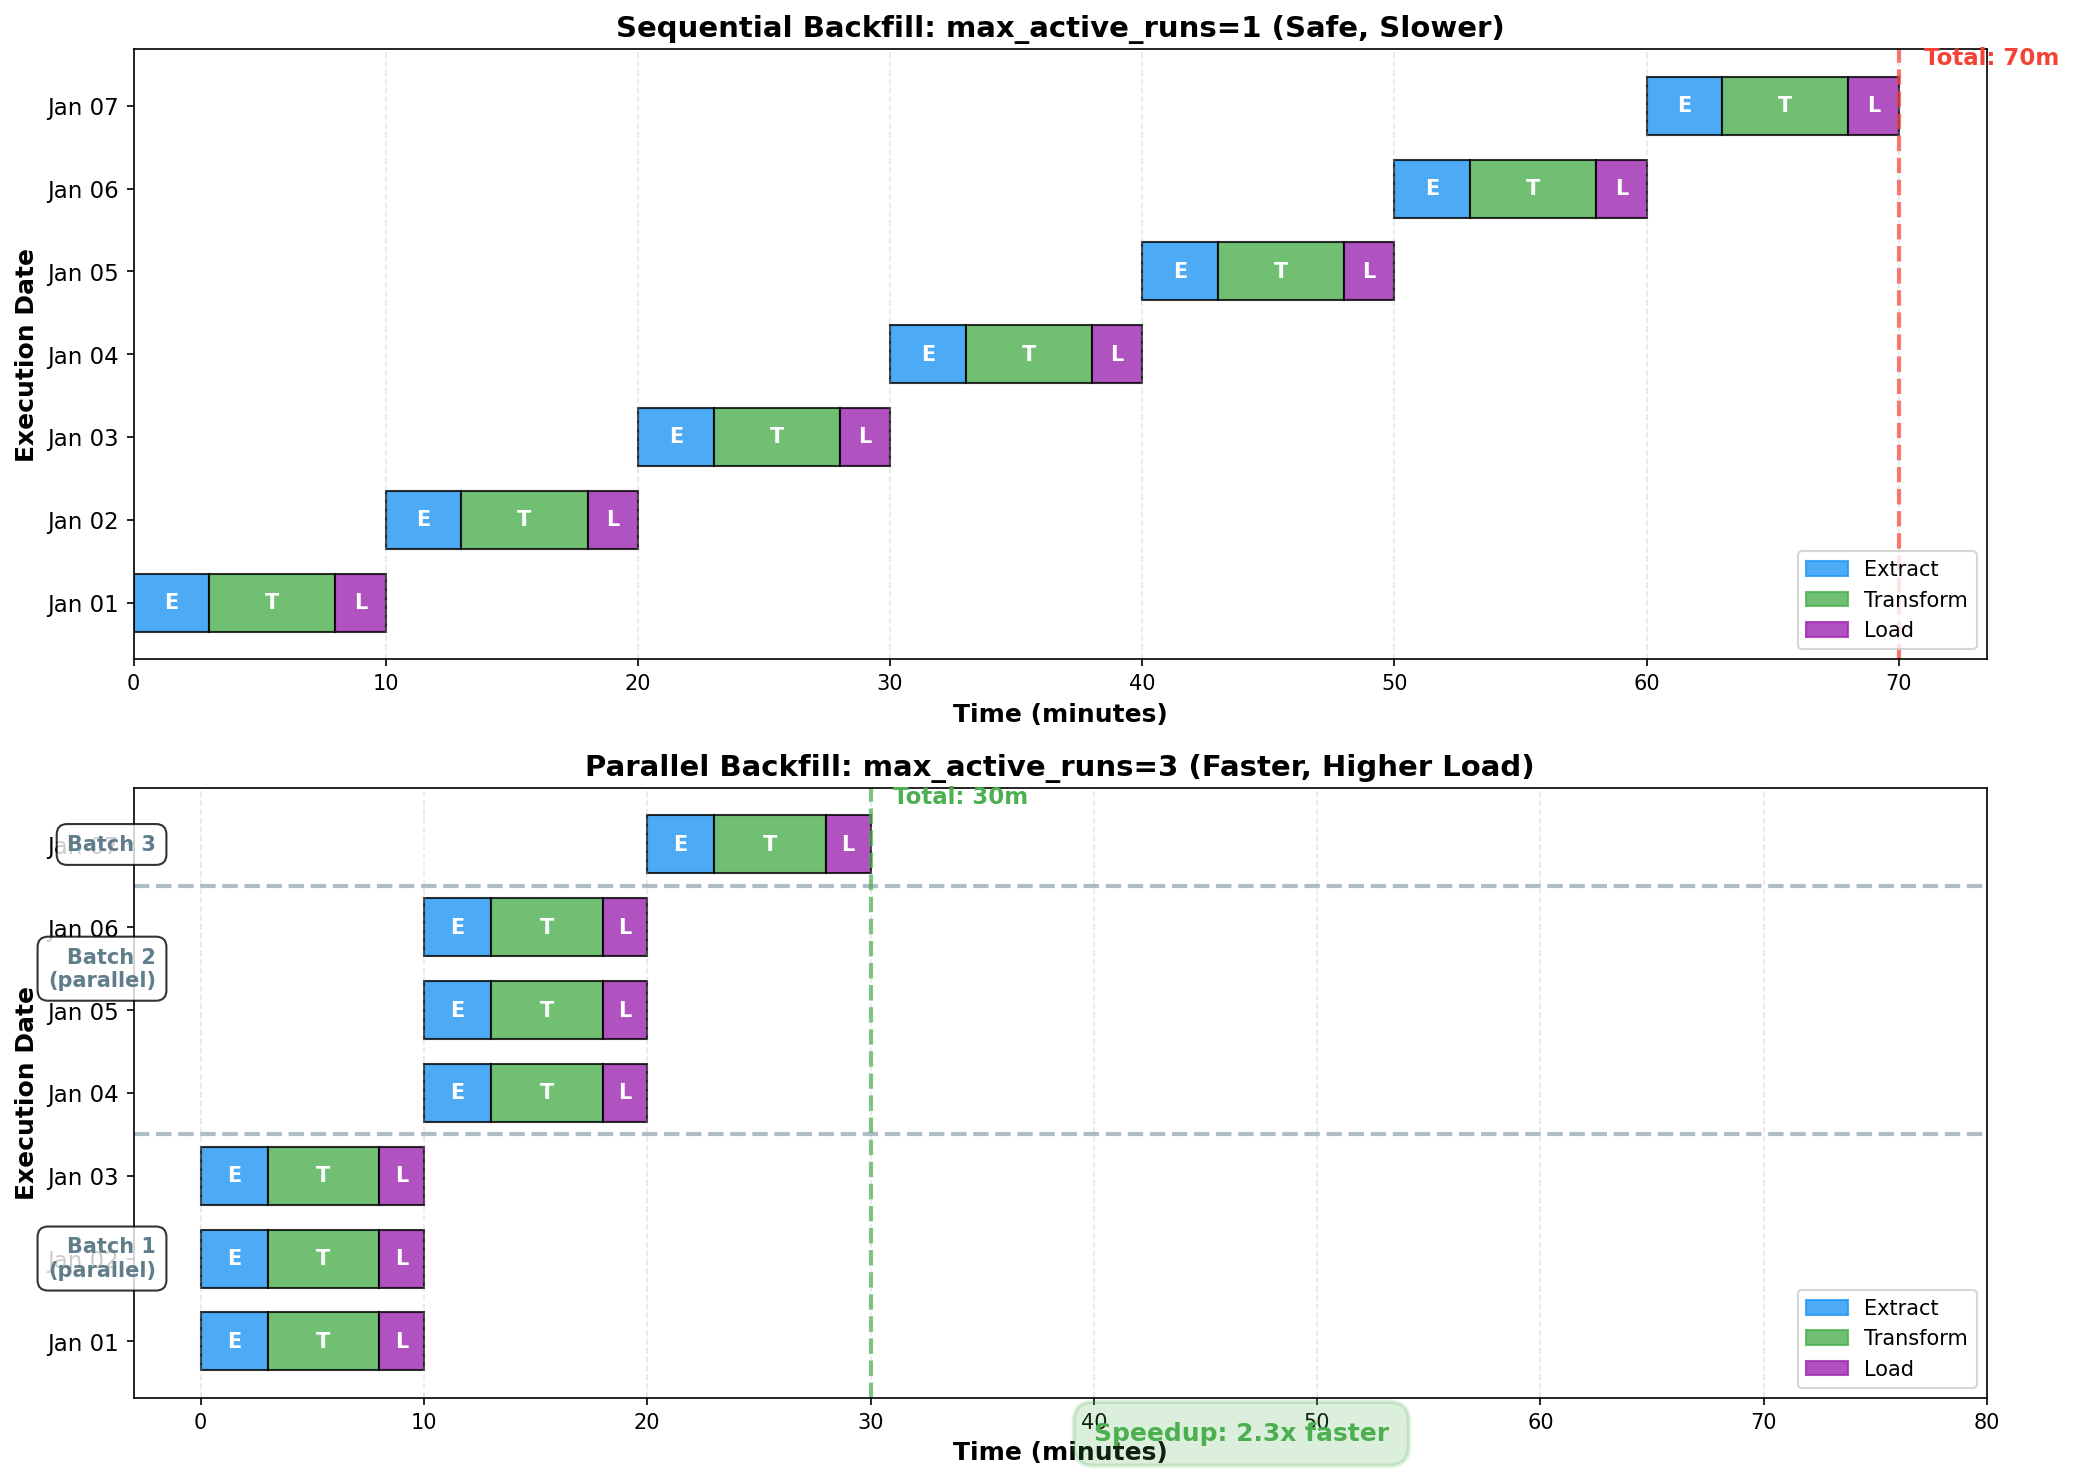

This figure's Python source:
"""
Backfill Execution Pattern
Shows how Airflow processes historical dates during backfill operations
"""
import matplotlib.pyplot as plt
import matplotlib.patches as mpatches
import numpy as np
from datetime import datetime, timedelta

# Create figure
fig, (ax1, ax2) = plt.subplots(2, 1, figsize=(14, 10))

# Color palette
blue = '#2196F3'
green = '#4CAF50'
orange = '#FF9800'
red = '#F44336'
purple = '#9C27B0'
gray = '#607D8B'

# Chart 1: Backfill execution sequence
dates = ['Jan 01', 'Jan 02', 'Jan 03', 'Jan 04', 'Jan 05', 'Jan 06', 'Jan 07']
n_dates = len(dates)

# Simulate execution timeline
execution_blocks = []
current_time = 0
for i, date in enumerate(dates):
    # Each date has extract, transform, load tasks
    extract_duration = 3
    transform_duration = 5
    load_duration = 2

    execution_blocks.append({
        'date': date,
        'extract': (current_time, extract_duration),
        'transform': (current_time + extract_duration, transform_duration),
        'load': (current_time + extract_duration + transform_duration, load_duration)
    })
    current_time += extract_duration + transform_duration + load_duration

# Plot the backfill execution
y_positions = np.arange(n_dates)
bar_height = 0.7

for i, block in enumerate(execution_blocks):
    # Extract
    start, dur = block['extract']
    ax1.barh(i, dur, left=start, height=bar_height, color=blue, alpha=0.8, edgecolor='black', linewidth=1)
    ax1.text(start + dur/2, i, 'E', ha='center', va='center', fontsize=10, fontweight='bold', color='white')

    # Transform
    start, dur = block['transform']
    ax1.barh(i, dur, left=start, height=bar_height, color=green, alpha=0.8, edgecolor='black', linewidth=1)
    ax1.text(start + dur/2, i, 'T', ha='center', va='center', fontsize=10, fontweight='bold', color='white')

    # Load
    start, dur = block['load']
    ax1.barh(i, dur, left=start, height=bar_height, color=purple, alpha=0.8, edgecolor='black', linewidth=1)
    ax1.text(start + dur/2, i, 'L', ha='center', va='center', fontsize=10, fontweight='bold', color='white')

ax1.set_yticks(y_positions)
ax1.set_yticklabels(dates, fontsize=11)
ax1.set_xlabel('Time (minutes)', fontsize=12, fontweight='bold')
ax1.set_ylabel('Execution Date', fontsize=12, fontweight='bold')
ax1.set_title('Sequential Backfill: max_active_runs=1 (Safe, Slower)', fontsize=14, fontweight='bold')
ax1.grid(axis='x', alpha=0.3, linestyle='--')

# Add total time indicator
total_time = current_time
ax1.axvline(x=total_time, color=red, linestyle='--', linewidth=2, alpha=0.7)
ax1.text(total_time + 1, n_dates - 0.5, f'Total: {total_time}m', fontsize=11, fontweight='bold', color=red)

# Legend
legend_elements = [
    mpatches.Patch(color=blue, label='Extract', alpha=0.8),
    mpatches.Patch(color=green, label='Transform', alpha=0.8),
    mpatches.Patch(color=purple, label='Load', alpha=0.8)
]
ax1.legend(handles=legend_elements, loc='lower right', fontsize=10)

# Chart 2: Parallel backfill execution
# With max_active_runs=3, multiple dates can run simultaneously
parallel_groups = [
    ['Jan 01', 'Jan 02', 'Jan 03'],
    ['Jan 04', 'Jan 05', 'Jan 06'],
    ['Jan 07']
]

y_pos_parallel = np.arange(n_dates)
current_batch_time = 0

for batch_idx, batch_dates in enumerate(parallel_groups):
    for local_idx, date in enumerate(batch_dates):
        global_idx = batch_idx * 3 + local_idx
        if global_idx >= n_dates:
            break

        # All dates in the batch start at the same time
        start_time = current_batch_time

        # Extract
        ax2.barh(global_idx, 3, left=start_time, height=bar_height, color=blue, alpha=0.8, edgecolor='black', linewidth=1)
        ax2.text(start_time + 1.5, global_idx, 'E', ha='center', va='center', fontsize=10, fontweight='bold', color='white')

        # Transform
        ax2.barh(global_idx, 5, left=start_time + 3, height=bar_height, color=green, alpha=0.8, edgecolor='black', linewidth=1)
        ax2.text(start_time + 5.5, global_idx, 'T', ha='center', va='center', fontsize=10, fontweight='bold', color='white')

        # Load
        ax2.barh(global_idx, 2, left=start_time + 8, height=bar_height, color=purple, alpha=0.8, edgecolor='black', linewidth=1)
        ax2.text(start_time + 9, global_idx, 'L', ha='center', va='center', fontsize=10, fontweight='bold', color='white')

    # Move to next batch
    current_batch_time += 10  # Duration of one complete DAG run

# Add batch boundaries
for i in [3, 6]:
    if i < n_dates:
        ax2.axhline(y=i - 0.5, color=gray, linestyle='--', linewidth=2, alpha=0.5)

# Add batch labels
ax2.text(-2, 1, 'Batch 1\n(parallel)', ha='right', va='center', fontsize=10,
        fontweight='bold', color=gray, bbox=dict(boxstyle='round,pad=0.5', facecolor='white', alpha=0.8))
ax2.text(-2, 4.5, 'Batch 2\n(parallel)', ha='right', va='center', fontsize=10,
        fontweight='bold', color=gray, bbox=dict(boxstyle='round,pad=0.5', facecolor='white', alpha=0.8))
ax2.text(-2, 6, 'Batch 3', ha='right', va='center', fontsize=10,
        fontweight='bold', color=gray, bbox=dict(boxstyle='round,pad=0.5', facecolor='white', alpha=0.8))

ax2.set_yticks(y_pos_parallel)
ax2.set_yticklabels(dates, fontsize=11)
ax2.set_xlabel('Time (minutes)', fontsize=12, fontweight='bold')
ax2.set_ylabel('Execution Date', fontsize=12, fontweight='bold')
ax2.set_title('Parallel Backfill: max_active_runs=3 (Faster, Higher Load)', fontsize=14, fontweight='bold')
ax2.grid(axis='x', alpha=0.3, linestyle='--')
ax2.set_xlim(-3, 80)

# Add total time indicator
parallel_total = 30
ax2.axvline(x=parallel_total, color=green, linestyle='--', linewidth=2, alpha=0.7)
ax2.text(parallel_total + 1, n_dates - 0.5, f'Total: {parallel_total}m', fontsize=11, fontweight='bold', color=green)

# Add speedup annotation
speedup = total_time / parallel_total
ax2.text(40, -1.2, f'Speedup: {speedup:.1f}x faster', fontsize=12, fontweight='bold', color=green,
        bbox=dict(boxstyle='round,pad=0.8', facecolor=green, alpha=0.2, edgecolor=green, linewidth=2))

# Legend
ax2.legend(handles=legend_elements, loc='lower right', fontsize=10)

plt.tight_layout()
plt.savefig('/home/chirag/ds-book/book/course-08-big-data/ch32-data-pipelines/diagrams/backfill_execution.png',
            dpi=150, bbox_inches='tight', facecolor='white')
print("Generated: backfill_execution.png")
